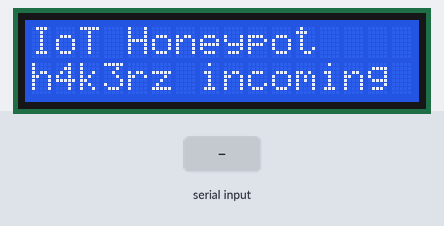
The program below on a simulated Arduino Uno, built with avr-gcc and run on an emulated ATmega328P. Shown: 16×2 character LCD. The inputs (shaded band) are chosen by the test bench. What the program prints to the serial monitor is not drawn.

Above: at 1.2 s.
1.3 s: "1" received over Serial
At 2.1 s:
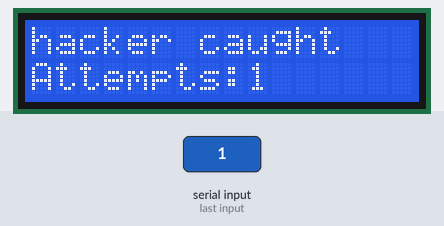
Timing chart, 0 to 4.3 s (numbered marks = the images above; inputs shaded):
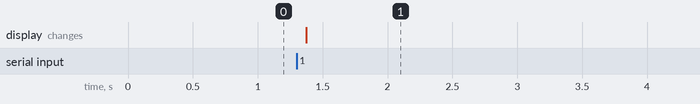

The program:

main.cpp
```cpp
#include <Arduino.h>
#include <LiquidCrystal.h>

LiquidCrystal lcd(7, 8, 9, 10, 11, 12);
String user;
String password;
String dump;
int attempts=0;

void setup()
{
  Serial.begin(1200);
  lcd.begin(16, 2);
  lcd.clear();
  lcd.setCursor(0, 0);
  lcd.print("IoT Honeypot");
  lcd.setCursor(0, 1);
  lcd.print("h4k3rz incoming");
}

void loop()
{
    while (Serial.available()==0)
    {
      delay(100);
    }

    attempts++;
    lcd.clear();
    lcd.setCursor(0, 0);
    lcd.print("hacker caught");
    lcd.setCursor(0, 1);
    lcd.print("Attempts:");
    lcd.print(attempts);
    showBanner();
    getLogin();
    getPassword();
    //waitForInput();
    delay(350);
    Serial.println("0919-0FF: INVALID CVV ENTRY / 0 OF 395 RECORDS RETURNED   ?REENTER\n");

}

void showBanner()
{
  Serial.println(F("\n\n\n\n\n\n\n\n\n\n\n\n\n\nFDIC COLUMBIA SAVINGS AND LOAN CC PROC TELEHUB\n\n"));
  Serial.println(F("UNAUTHORIZED USE PROHIBITED BY LAW P.L. 81-797, 64 STAT. 783\n\n"));
  dump=Serial.readString();
}

void waitForInput()
{
  while (Serial.available()==0) {}
}

void getLogin()
{
  Serial.print(F("\nLOGIN: "));
  waitForInput();
  user=Serial.readString();
  user.trim();
  lcd.clear();
  lcd.setCursor(0, 0);
  lcd.print("U:"+user);
}

void getPassword()
{
  Serial.print(F("PASSWORD: "));
  waitForInput();
  password=Serial.readString();
  password.trim();
  lcd.setCursor(0, 1);
  lcd.print("P:"+password);
}
```

Measured:
- after the input at 1.3 s, the display: changes after 0.07 s (image 1)
